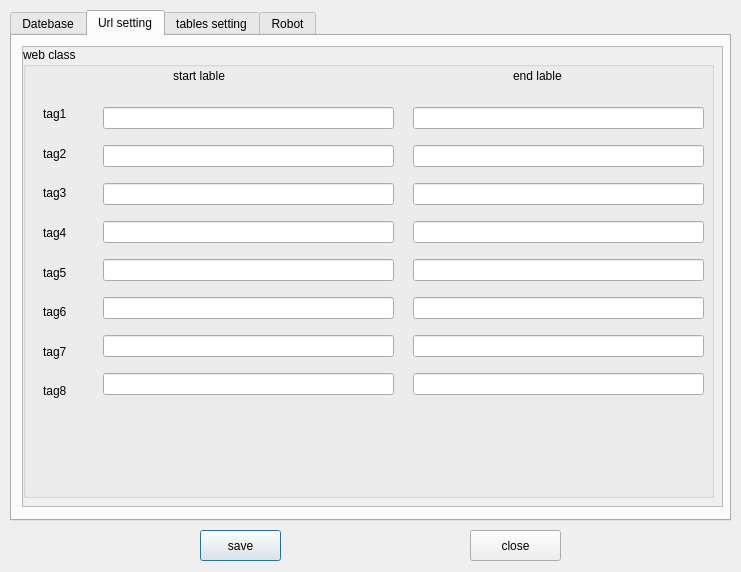
<?xml version="1.0" encoding="UTF-8"?>
<ui version="4.0">
 <class>coption</class>
 <widget class="QDialog" name="coption">
  <property name="geometry">
   <rect>
    <x>0</x>
    <y>0</y>
    <width>741</width>
    <height>572</height>
   </rect>
  </property>
  <property name="windowTitle">
   <string>Dialog</string>
  </property>
  <widget class="QPushButton" name="opSave">
   <property name="geometry">
    <rect>
     <x>200</x>
     <y>530</y>
     <width>81</width>
     <height>31</height>
    </rect>
   </property>
   <property name="text">
    <string>save</string>
   </property>
  </widget>
  <widget class="QPushButton" name="opClose">
   <property name="geometry">
    <rect>
     <x>470</x>
     <y>530</y>
     <width>91</width>
     <height>31</height>
    </rect>
   </property>
   <property name="text">
    <string>close</string>
   </property>
  </widget>
  <widget class="QTabWidget" name="optionTab">
   <property name="geometry">
    <rect>
     <x>10</x>
     <y>10</y>
     <width>721</width>
     <height>511</height>
    </rect>
   </property>
   <property name="currentIndex">
    <number>1</number>
   </property>
   <widget class="QWidget" name="tab">
    <attribute name="title">
     <string>Datebase</string>
    </attribute>
    <widget class="QGroupBox" name="groupBox">
     <property name="geometry">
      <rect>
       <x>10</x>
       <y>10</y>
       <width>701</width>
       <height>461</height>
      </rect>
     </property>
     <property name="title">
      <string>Datebase strting</string>
     </property>
     <widget class="QRadioButton" name="radioMysql">
      <property name="geometry">
       <rect>
        <x>130</x>
        <y>60</y>
        <width>91</width>
        <height>23</height>
       </rect>
      </property>
      <property name="whatsThis">
       <string>&lt;html&gt;&lt;head/&gt;&lt;body&gt;&lt;p&gt;mysql database&lt;/p&gt;&lt;/body&gt;&lt;/html&gt;</string>
      </property>
      <property name="text">
       <string>mysql</string>
      </property>
     </widget>
     <widget class="QRadioButton" name="radioSqlite">
      <property name="geometry">
       <rect>
        <x>270</x>
        <y>60</y>
        <width>81</width>
        <height>23</height>
       </rect>
      </property>
      <property name="whatsThis">
       <string>&lt;html&gt;&lt;head/&gt;&lt;body&gt;&lt;p&gt;sqlite datebase not set config&lt;/p&gt;&lt;/body&gt;&lt;/html&gt;</string>
      </property>
      <property name="text">
       <string>sqlite</string>
      </property>
     </widget>
     <widget class="QLabel" name="label_5">
      <property name="geometry">
       <rect>
        <x>10</x>
        <y>60</y>
        <width>101</width>
        <height>18</height>
       </rect>
      </property>
      <property name="text">
       <string>use database:</string>
      </property>
     </widget>
     <widget class="QWidget" name="layoutWidget">
      <property name="geometry">
       <rect>
        <x>250</x>
        <y>140</y>
        <width>201</width>
        <height>181</height>
       </rect>
      </property>
      <layout class="QVBoxLayout" name="verticalLayout">
       <item>
        <widget class="QLineEdit" name="mysqlHost"/>
       </item>
       <item>
        <widget class="QLineEdit" name="mysqlUser"/>
       </item>
       <item>
        <widget class="QLineEdit" name="mysqlPasw"/>
       </item>
       <item>
        <widget class="QLineEdit" name="mysqlDb"/>
       </item>
      </layout>
     </widget>
     <widget class="QWidget" name="layoutWidget">
      <property name="geometry">
       <rect>
        <x>130</x>
        <y>140</y>
        <width>81</width>
        <height>181</height>
       </rect>
      </property>
      <layout class="QVBoxLayout" name="verticalLayout_2">
       <item>
        <widget class="QLabel" name="label">
         <property name="text">
          <string>Dbhost:</string>
         </property>
        </widget>
       </item>
       <item>
        <widget class="QLabel" name="label_2">
         <property name="text">
          <string>Dbuser:</string>
         </property>
        </widget>
       </item>
       <item>
        <widget class="QLabel" name="label_3">
         <property name="text">
          <string>Password:</string>
         </property>
        </widget>
       </item>
       <item>
        <widget class="QLabel" name="label_4">
         <property name="text">
          <string>Datebase:</string>
         </property>
        </widget>
       </item>
      </layout>
     </widget>
     <zorder>layoutWidget</zorder>
     <zorder>layoutWidget</zorder>
     <zorder>radioMysql</zorder>
     <zorder>radioSqlite</zorder>
     <zorder>label_5</zorder>
    </widget>
   </widget>
   <widget class="QWidget" name="tab_2">
    <attribute name="title">
     <string>Url setting</string>
    </attribute>
    <widget class="QScrollArea" name="scrollArea">
     <property name="geometry">
      <rect>
       <x>10</x>
       <y>10</y>
       <width>701</width>
       <height>461</height>
      </rect>
     </property>
     <property name="widgetResizable">
      <bool>true</bool>
     </property>
     <widget class="QWidget" name="scrollAreaWidgetContents">
      <property name="geometry">
       <rect>
        <x>0</x>
        <y>0</y>
        <width>699</width>
        <height>459</height>
       </rect>
      </property>
      <widget class="QGroupBox" name="groupBox_2">
       <property name="geometry">
        <rect>
         <x>0</x>
         <y>0</y>
         <width>691</width>
         <height>451</height>
        </rect>
       </property>
       <property name="title">
        <string>web class</string>
       </property>
       <widget class="QWidget" name="layoutWidget">
        <property name="geometry">
         <rect>
          <x>80</x>
          <y>50</y>
          <width>291</width>
          <height>311</height>
         </rect>
        </property>
        <layout class="QVBoxLayout" name="verticalLayout_4">
         <item>
          <widget class="QLineEdit" name="tag1"/>
         </item>
         <item>
          <widget class="QLineEdit" name="tag2"/>
         </item>
         <item>
          <widget class="QLineEdit" name="tag3"/>
         </item>
         <item>
          <widget class="QLineEdit" name="tag4"/>
         </item>
         <item>
          <widget class="QLineEdit" name="tag5"/>
         </item>
         <item>
          <widget class="QLineEdit" name="tag6"/>
         </item>
         <item>
          <widget class="QLineEdit" name="tag7"/>
         </item>
         <item>
          <widget class="QLineEdit" name="tag8"/>
         </item>
        </layout>
       </widget>
       <widget class="QWidget" name="layoutWidget">
        <property name="geometry">
         <rect>
          <x>20</x>
          <y>50</y>
          <width>41</width>
          <height>311</height>
         </rect>
        </property>
        <layout class="QVBoxLayout" name="verticalLayout_3">
         <item>
          <widget class="QLabel" name="label_6">
           <property name="minimumSize">
            <size>
             <width>0</width>
             <height>18</height>
            </size>
           </property>
           <property name="text">
            <string>tag1</string>
           </property>
          </widget>
         </item>
         <item>
          <widget class="QLabel" name="label_7">
           <property name="minimumSize">
            <size>
             <width>0</width>
             <height>18</height>
            </size>
           </property>
           <property name="text">
            <string>tag2</string>
           </property>
          </widget>
         </item>
         <item>
          <widget class="QLabel" name="label_8">
           <property name="minimumSize">
            <size>
             <width>0</width>
             <height>18</height>
            </size>
           </property>
           <property name="text">
            <string>tag3</string>
           </property>
          </widget>
         </item>
         <item>
          <widget class="QLabel" name="label_9">
           <property name="minimumSize">
            <size>
             <width>0</width>
             <height>18</height>
            </size>
           </property>
           <property name="text">
            <string>tag4</string>
           </property>
          </widget>
         </item>
         <item>
          <widget class="QLabel" name="label_10">
           <property name="minimumSize">
            <size>
             <width>0</width>
             <height>18</height>
            </size>
           </property>
           <property name="text">
            <string>tag5</string>
           </property>
          </widget>
         </item>
         <item>
          <widget class="QLabel" name="label_11">
           <property name="minimumSize">
            <size>
             <width>0</width>
             <height>18</height>
            </size>
           </property>
           <property name="text">
            <string>tag6</string>
           </property>
          </widget>
         </item>
         <item>
          <widget class="QLabel" name="label_12">
           <property name="minimumSize">
            <size>
             <width>0</width>
             <height>18</height>
            </size>
           </property>
           <property name="text">
            <string>tag7</string>
           </property>
          </widget>
         </item>
         <item>
          <widget class="QLabel" name="label_13">
           <property name="minimumSize">
            <size>
             <width>0</width>
             <height>18</height>
            </size>
           </property>
           <property name="text">
            <string>tag8</string>
           </property>
          </widget>
         </item>
        </layout>
       </widget>
       <widget class="QLabel" name="label_14">
        <property name="geometry">
         <rect>
          <x>150</x>
          <y>20</y>
          <width>81</width>
          <height>18</height>
         </rect>
        </property>
        <property name="text">
         <string>start lable</string>
        </property>
       </widget>
       <widget class="QWidget" name="layoutWidget_4">
        <property name="geometry">
         <rect>
          <x>390</x>
          <y>50</y>
          <width>291</width>
          <height>311</height>
         </rect>
        </property>
        <layout class="QVBoxLayout" name="verticalLayout_9">
         <item>
          <widget class="QLineEdit" name="tage1"/>
         </item>
         <item>
          <widget class="QLineEdit" name="tage2"/>
         </item>
         <item>
          <widget class="QLineEdit" name="tage3"/>
         </item>
         <item>
          <widget class="QLineEdit" name="tage4"/>
         </item>
         <item>
          <widget class="QLineEdit" name="tage5"/>
         </item>
         <item>
          <widget class="QLineEdit" name="tage6"/>
         </item>
         <item>
          <widget class="QLineEdit" name="tage7"/>
         </item>
         <item>
          <widget class="QLineEdit" name="tage8"/>
         </item>
        </layout>
       </widget>
       <widget class="QLabel" name="label_24">
        <property name="geometry">
         <rect>
          <x>490</x>
          <y>20</y>
          <width>64</width>
          <height>18</height>
         </rect>
        </property>
        <property name="text">
         <string>end lable</string>
        </property>
       </widget>
      </widget>
     </widget>
    </widget>
   </widget>
   <widget class="QWidget" name="tab_4">
    <attribute name="title">
     <string>tables setting</string>
    </attribute>
    <widget class="QGroupBox" name="groupBox_3">
     <property name="geometry">
      <rect>
       <x>10</x>
       <y>10</y>
       <width>701</width>
       <height>461</height>
      </rect>
     </property>
     <property name="title">
      <string>sql table setting</string>
     </property>
     <widget class="QWidget" name="layoutWidget">
      <property name="geometry">
       <rect>
        <x>410</x>
        <y>110</y>
        <width>231</width>
        <height>321</height>
       </rect>
      </property>
      <layout class="QVBoxLayout" name="verticalLayout_5">
       <item>
        <widget class="QLineEdit" name="column1"/>
       </item>
       <item>
        <widget class="QLineEdit" name="column2"/>
       </item>
       <item>
        <widget class="QLineEdit" name="column3"/>
       </item>
       <item>
        <widget class="QLineEdit" name="column4"/>
       </item>
       <item>
        <widget class="QLineEdit" name="column5"/>
       </item>
       <item>
        <widget class="QLineEdit" name="column6"/>
       </item>
       <item>
        <widget class="QLineEdit" name="column7"/>
       </item>
       <item>
        <widget class="QLineEdit" name="column8"/>
       </item>
      </layout>
     </widget>
     <widget class="QWidget" name="layoutWidget">
      <property name="geometry">
       <rect>
        <x>140</x>
        <y>110</y>
        <width>191</width>
        <height>321</height>
       </rect>
      </property>
      <layout class="QVBoxLayout" name="verticalLayout_6">
       <item>
        <widget class="QLineEdit" name="old_class1"/>
       </item>
       <item>
        <widget class="QLineEdit" name="old_class2"/>
       </item>
       <item>
        <widget class="QLineEdit" name="old_class3"/>
       </item>
       <item>
        <widget class="QLineEdit" name="old_class4"/>
       </item>
       <item>
        <widget class="QLineEdit" name="old_class5"/>
       </item>
       <item>
        <widget class="QLineEdit" name="old_class6"/>
       </item>
       <item>
        <widget class="QLineEdit" name="old_class7"/>
       </item>
       <item>
        <widget class="QLineEdit" name="old_class8"/>
       </item>
      </layout>
     </widget>
     <widget class="QLineEdit" name="table_name">
      <property name="geometry">
       <rect>
        <x>410</x>
        <y>60</y>
        <width>231</width>
        <height>28</height>
       </rect>
      </property>
     </widget>
     <widget class="QLabel" name="label_16">
      <property name="geometry">
       <rect>
        <x>140</x>
        <y>60</y>
        <width>111</width>
        <height>31</height>
       </rect>
      </property>
      <property name="text">
       <string>table name:</string>
      </property>
     </widget>
    </widget>
   </widget>
   <widget class="QWidget" name="tab_3">
    <attribute name="title">
     <string>Robot</string>
    </attribute>
    <widget class="QCheckBox" name="is_emdata">
     <property name="geometry">
      <rect>
       <x>60</x>
       <y>40</y>
       <width>301</width>
       <height>23</height>
      </rect>
     </property>
     <property name="text">
      <string>Collection empty data</string>
     </property>
    </widget>
    <widget class="QCheckBox" name="is_must">
     <property name="geometry">
      <rect>
       <x>60</x>
       <y>80</y>
       <width>301</width>
       <height>23</height>
      </rect>
     </property>
     <property name="text">
      <string>must contain data</string>
     </property>
    </widget>
    <widget class="QLineEdit" name="musttext">
     <property name="geometry">
      <rect>
       <x>110</x>
       <y>110</y>
       <width>161</width>
       <height>28</height>
      </rect>
     </property>
    </widget>
    <widget class="QLineEdit" name="musttext_2">
     <property name="geometry">
      <rect>
       <x>320</x>
       <y>110</y>
       <width>161</width>
       <height>28</height>
      </rect>
     </property>
    </widget>
    <widget class="QLabel" name="label_25">
     <property name="geometry">
      <rect>
       <x>290</x>
       <y>107</y>
       <width>21</width>
       <height>31</height>
      </rect>
     </property>
     <property name="text">
      <string>||</string>
     </property>
    </widget>
    <widget class="QLineEdit" name="sleep_time">
     <property name="geometry">
      <rect>
       <x>320</x>
       <y>150</y>
       <width>161</width>
       <height>28</height>
      </rect>
     </property>
    </widget>
    <widget class="QLabel" name="label_15">
     <property name="geometry">
      <rect>
       <x>90</x>
       <y>150</y>
       <width>91</width>
       <height>31</height>
      </rect>
     </property>
     <property name="text">
      <string>sleep time</string>
     </property>
    </widget>
   </widget>
  </widget>
  <zorder>optionTab</zorder>
  <zorder>opSave</zorder>
  <zorder>opClose</zorder>
 </widget>
 <resources/>
 <connections/>
</ui>
